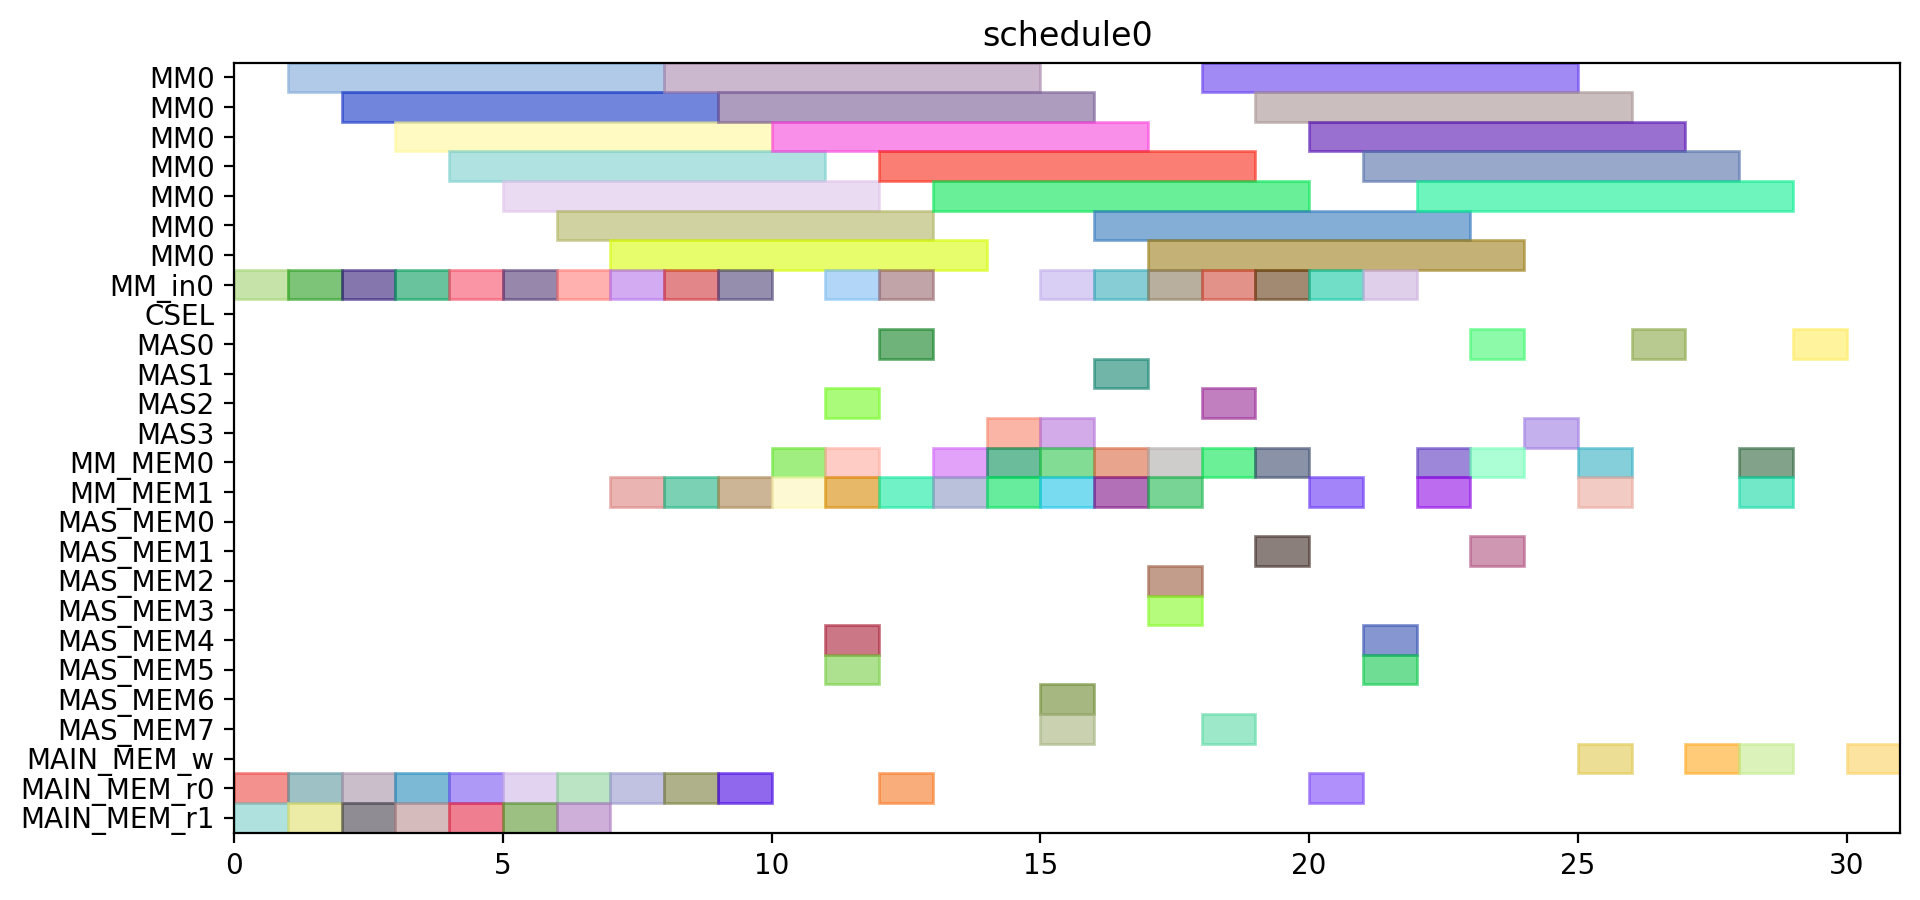

The script that drew this image:
from pyschedule import Scenario, solvers, plotters, alt


def solve():
	horizon = 120
	S = Scenario("schedule0", horizon=horizon)

	# resource
	MM = S.Resources('MM', num=1, size=7)
	MM_in = S.Resources('MM_in', num=1)
	CSEL = S.Resource('CSEL')
	MAS = S.Resources('MAS', num=4, size=1, periods=range(1, horizon))
	MM_MEM = S.Resources('MM_MEM', num=2)
	MAS_MEM = S.Resources('MAS_MEM', num=8)
	MAIN_MEM_w = S.Resource('MAIN_MEM_w', size=1)
	MAIN_MEM_r = S.Resources('MAIN_MEM_r', num=2)

	# result of previous scheduling

	# new tasks
	T1 = S.Task('T1', length=7, delay_cost=1)
	T1 += alt(MM)
	T1_in = S.Task('T1_in', length=1, delay_cost=1)
	T1_in += alt(MM_in)
	S += T1_in*MM_in[0]<=T1*MM[0]
	T1_mem0 = S.Task('T1_mem0', length=1, delay_cost=1)
	T1_mem0 += MAIN_MEM_r[0]
	S += T1_mem0 <= T1

	T1_mem1 = S.Task('T1_mem1', length=1, delay_cost=1)
	T1_mem1 += MAIN_MEM_r[1]
	S += T1_mem1 <= T1

	T2 = S.Task('T2', length=7, delay_cost=1)
	T2 += alt(MM)
	T2_in = S.Task('T2_in', length=1, delay_cost=1)
	T2_in += alt(MM_in)
	S += T2_in*MM_in[0]<=T2*MM[0]
	T2_mem0 = S.Task('T2_mem0', length=1, delay_cost=1)
	T2_mem0 += MAIN_MEM_r[0]
	S += T2_mem0 <= T2

	T2_mem1 = S.Task('T2_mem1', length=1, delay_cost=1)
	T2_mem1 += MAIN_MEM_r[1]
	S += T2_mem1 <= T2

	T3 = S.Task('T3', length=7, delay_cost=1)
	T3 += alt(MM)
	T3_in = S.Task('T3_in', length=1, delay_cost=1)
	T3_in += alt(MM_in)
	S += T3_in*MM_in[0]<=T3*MM[0]
	T3_mem0 = S.Task('T3_mem0', length=1, delay_cost=1)
	T3_mem0 += MAIN_MEM_r[0]
	S += T3_mem0 <= T3

	T3_mem1 = S.Task('T3_mem1', length=1, delay_cost=1)
	T3_mem1 += MAIN_MEM_r[1]
	S += T3_mem1 <= T3

	T4 = S.Task('T4', length=7, delay_cost=1)
	T4 += alt(MM)
	T4_in = S.Task('T4_in', length=1, delay_cost=1)
	T4_in += alt(MM_in)
	S += T4_in*MM_in[0]<=T4*MM[0]
	T4_mem0 = S.Task('T4_mem0', length=1, delay_cost=1)
	T4_mem0 += MAIN_MEM_r[0]
	S += T4_mem0 <= T4

	T4_mem1 = S.Task('T4_mem1', length=1, delay_cost=1)
	T4_mem1 += MAIN_MEM_r[1]
	S += T4_mem1 <= T4

	T5 = S.Task('T5', length=7, delay_cost=1)
	T5 += alt(MM)
	T5_in = S.Task('T5_in', length=1, delay_cost=1)
	T5_in += alt(MM_in)
	S += T5_in*MM_in[0]<=T5*MM[0]
	T5_mem0 = S.Task('T5_mem0', length=1, delay_cost=1)
	T5_mem0 += MAIN_MEM_r[0]
	S += T5_mem0 <= T5

	T5_mem1 = S.Task('T5_mem1', length=1, delay_cost=1)
	T5_mem1 += MAIN_MEM_r[1]
	S += T5_mem1 <= T5

	T6 = S.Task('T6', length=7, delay_cost=1)
	T6 += alt(MM)
	T6_in = S.Task('T6_in', length=1, delay_cost=1)
	T6_in += alt(MM_in)
	S += T6_in*MM_in[0]<=T6*MM[0]
	T6_mem0 = S.Task('T6_mem0', length=1, delay_cost=1)
	T6_mem0 += MAIN_MEM_r[0]
	S += T6_mem0 <= T6

	T6_mem1 = S.Task('T6_mem1', length=1, delay_cost=1)
	T6_mem1 += MAIN_MEM_r[1]
	S += T6_mem1 <= T6

	T7 = S.Task('T7', length=7, delay_cost=1)
	T7 += alt(MM)
	T7_in = S.Task('T7_in', length=1, delay_cost=1)
	T7_in += alt(MM_in)
	S += T7_in*MM_in[0]<=T7*MM[0]
	T7_mem0 = S.Task('T7_mem0', length=1, delay_cost=1)
	T7_mem0 += MAIN_MEM_r[0]
	S += T7_mem0 <= T7

	T7_mem1 = S.Task('T7_mem1', length=1, delay_cost=1)
	T7_mem1 += MAIN_MEM_r[1]
	S += T7_mem1 <= T7

	T8 = S.Task('T8', length=7, delay_cost=1)
	T8 += alt(MM)
	T8_in = S.Task('T8_in', length=1, delay_cost=1)
	T8_in += alt(MM_in)
	S += T8_in*MM_in[0]<=T8*MM[0]
	T8_mem0 = S.Task('T8_mem0', length=1, delay_cost=1)
	T8_mem0 += MAIN_MEM_r[0]
	S += T8_mem0 <= T8

	T8_mem1 = S.Task('T8_mem1', length=1, delay_cost=1)
	T8_mem1 += alt(MM_MEM)
	S += (T1*MM[0])-1 < T8_mem1*MM_MEM[1]
	S += T8_mem1 <= T8

	T9 = S.Task('T9', length=7, delay_cost=1)
	T9 += alt(MM)
	T9_in = S.Task('T9_in', length=1, delay_cost=1)
	T9_in += alt(MM_in)
	S += T9_in*MM_in[0]<=T9*MM[0]
	T9_mem0 = S.Task('T9_mem0', length=1, delay_cost=1)
	T9_mem0 += MAIN_MEM_r[0]
	S += T9_mem0 <= T9

	T9_mem1 = S.Task('T9_mem1', length=1, delay_cost=1)
	T9_mem1 += alt(MM_MEM)
	S += (T1*MM[0])-1 < T9_mem1*MM_MEM[1]
	S += T9_mem1 <= T9

	T10 = S.Task('T10', length=7, delay_cost=1)
	T10 += alt(MM)
	T10_in = S.Task('T10_in', length=1, delay_cost=1)
	T10_in += alt(MM_in)
	S += T10_in*MM_in[0]<=T10*MM[0]
	T10_mem0 = S.Task('T10_mem0', length=1, delay_cost=1)
	T10_mem0 += MAIN_MEM_r[0]
	S += T10_mem0 <= T10

	T10_mem1 = S.Task('T10_mem1', length=1, delay_cost=1)
	T10_mem1 += alt(MM_MEM)
	S += (T3*MM[0])-1 < T10_mem1*MM_MEM[1]
	S += T10_mem1 <= T10

	T11 = S.Task('T11', length=7, delay_cost=1)
	T11 += alt(MM)
	T11_in = S.Task('T11_in', length=1, delay_cost=1)
	T11_in += alt(MM_in)
	S += T11_in*MM_in[0]<=T11*MM[0]
	T11_mem0 = S.Task('T11_mem0', length=1, delay_cost=1)
	T11_mem0 += MAIN_MEM_r[0]
	S += T11_mem0 <= T11

	T11_mem1 = S.Task('T11_mem1', length=1, delay_cost=1)
	T11_mem1 += alt(MM_MEM)
	S += (T3*MM[0])-1 < T11_mem1*MM_MEM[1]
	S += T11_mem1 <= T11

	T12 = S.Task('T12', length=1, delay_cost=1)
	T12 += alt(MAS)
	T12_mem0 = S.Task('T12_mem0', length=1, delay_cost=1)
	T12_mem0 += alt(MM_MEM)
	S += (T4*MM[0])-1 < T12_mem0*MM_MEM[0]
	S += T12_mem0 <= T12

	T12_mem1 = S.Task('T12_mem1', length=1, delay_cost=1)
	T12_mem1 += alt(MM_MEM)
	S += (T2*MM[0])-1 < T12_mem1*MM_MEM[1]
	S += T12_mem1 <= T12

	T13 = S.Task('T13', length=1, delay_cost=1)
	T13 += alt(MAS)
	T13_mem0 = S.Task('T13_mem0', length=1, delay_cost=1)
	T13_mem0 += alt(MM_MEM)
	S += (T4*MM[0])-1 < T13_mem0*MM_MEM[0]
	S += T13_mem0 <= T13

	T13_mem1 = S.Task('T13_mem1', length=1, delay_cost=1)
	T13_mem1 += alt(MM_MEM)
	S += (T2*MM[0])-1 < T13_mem1*MM_MEM[1]
	S += T13_mem1 <= T13

	T15 = S.Task('T15', length=1, delay_cost=1)
	T15 += alt(MAS)
	T15_mem0 = S.Task('T15_mem0', length=1, delay_cost=1)
	T15_mem0 += alt(MM_MEM)
	S += (T7*MM[0])-1 < T15_mem0*MM_MEM[0]
	S += T15_mem0 <= T15

	T15_mem1 = S.Task('T15_mem1', length=1, delay_cost=1)
	T15_mem1 += alt(MM_MEM)
	S += (T7*MM[0])-1 < T15_mem1*MM_MEM[1]
	S += T15_mem1 <= T15

	T14 = S.Task('T14', length=7, delay_cost=1)
	T14 += alt(MM)
	T14_in = S.Task('T14_in', length=1, delay_cost=1)
	T14_in += alt(MM_in)
	S += T14_in*MM_in[0]<=T14*MM[0]
	T14_mem0 = S.Task('T14_mem0', length=1, delay_cost=1)
	T14_mem0 += alt(MAS_MEM)
	S += (T13*MAS[0])-1 < T14_mem0*MAS_MEM[0]
	S += (T13*MAS[1])-1 < T14_mem0*MAS_MEM[2]
	S += (T13*MAS[2])-1 < T14_mem0*MAS_MEM[4]
	S += (T13*MAS[3])-1 < T14_mem0*MAS_MEM[6]
	S += T14_mem0 <= T14

	T14_mem1 = S.Task('T14_mem1', length=1, delay_cost=1)
	T14_mem1 += alt(MAS_MEM)
	S += (T13*MAS[0])-1 < T14_mem1*MAS_MEM[1]
	S += (T13*MAS[1])-1 < T14_mem1*MAS_MEM[3]
	S += (T13*MAS[2])-1 < T14_mem1*MAS_MEM[5]
	S += (T13*MAS[3])-1 < T14_mem1*MAS_MEM[7]
	S += T14_mem1 <= T14

	T16 = S.Task('T16', length=7, delay_cost=1)
	T16 += alt(MM)
	T16_in = S.Task('T16_in', length=1, delay_cost=1)
	T16_in += alt(MM_in)
	S += T16_in*MM_in[0]<=T16*MM[0]
	T16_mem0 = S.Task('T16_mem0', length=1, delay_cost=1)
	T16_mem0 += alt(MM_MEM)
	S += (T1*MM[0])-1 < T16_mem0*MM_MEM[0]
	S += T16_mem0 <= T16

	T16_mem1 = S.Task('T16_mem1', length=1, delay_cost=1)
	T16_mem1 += alt(MM_MEM)
	S += (T8*MM[0])-1 < T16_mem1*MM_MEM[1]
	S += T16_mem1 <= T16

	T17 = S.Task('T17', length=7, delay_cost=1)
	T17 += alt(MM)
	T17_in = S.Task('T17_in', length=1, delay_cost=1)
	T17_in += alt(MM_in)
	S += T17_in*MM_in[0]<=T17*MM[0]
	T17_mem0 = S.Task('T17_mem0', length=1, delay_cost=1)
	T17_mem0 += alt(MM_MEM)
	S += (T8*MM[0])-1 < T17_mem0*MM_MEM[0]
	S += T17_mem0 <= T17

	T17_mem1 = S.Task('T17_mem1', length=1, delay_cost=1)
	T17_mem1 += alt(MAS_MEM)
	S += (T15*MAS[0])-1 < T17_mem1*MAS_MEM[1]
	S += (T15*MAS[1])-1 < T17_mem1*MAS_MEM[3]
	S += (T15*MAS[2])-1 < T17_mem1*MAS_MEM[5]
	S += (T15*MAS[3])-1 < T17_mem1*MAS_MEM[7]
	S += T17_mem1 <= T17

	T18 = S.Task('T18', length=1, delay_cost=1)
	T18 += alt(MAS)
	T18_mem0 = S.Task('T18_mem0', length=1, delay_cost=1)
	T18_mem0 += alt(MM_MEM)
	S += (T5*MM[0])-1 < T18_mem0*MM_MEM[0]
	S += T18_mem0 <= T18

	T18_mem1 = S.Task('T18_mem1', length=1, delay_cost=1)
	T18_mem1 += alt(MM_MEM)
	S += (T9*MM[0])-1 < T18_mem1*MM_MEM[1]
	S += T18_mem1 <= T18

	T19 = S.Task('T19', length=1, delay_cost=1)
	T19 += alt(MAS)
	T19_mem0 = S.Task('T19_mem0', length=1, delay_cost=1)
	T19_mem0 += alt(MM_MEM)
	S += (T5*MM[0])-1 < T19_mem0*MM_MEM[0]
	S += T19_mem0 <= T19

	T19_mem1 = S.Task('T19_mem1', length=1, delay_cost=1)
	T19_mem1 += alt(MM_MEM)
	S += (T9*MM[0])-1 < T19_mem1*MM_MEM[1]
	S += T19_mem1 <= T19

	T21 = S.Task('T21', length=1, delay_cost=1)
	T21 += alt(MAS)
	T21_mem0 = S.Task('T21_mem0', length=1, delay_cost=1)
	T21_mem0 += alt(MM_MEM)
	S += (T6*MM[0])-1 < T21_mem0*MM_MEM[0]
	S += T21_mem0 <= T21

	T21_mem1 = S.Task('T21_mem1', length=1, delay_cost=1)
	T21_mem1 += alt(MM_MEM)
	S += (T10*MM[0])-1 < T21_mem1*MM_MEM[1]
	S += T21_mem1 <= T21

	T24 = S.Task('T24', length=7, delay_cost=1)
	T24 += alt(MM)
	T24_in = S.Task('T24_in', length=1, delay_cost=1)
	T24_in += alt(MM_in)
	S += T24_in*MM_in[0]<=T24*MM[0]
	T24_mem0 = S.Task('T24_mem0', length=1, delay_cost=1)
	T24_mem0 += alt(MM_MEM)
	S += (T11*MM[0])-1 < T24_mem0*MM_MEM[0]
	S += T24_mem0 <= T24

	T24_mem1 = S.Task('T24_mem1', length=1, delay_cost=1)
	T24_mem1 += alt(MAS_MEM)
	S += (T12*MAS[0])-1 < T24_mem1*MAS_MEM[1]
	S += (T12*MAS[1])-1 < T24_mem1*MAS_MEM[3]
	S += (T12*MAS[2])-1 < T24_mem1*MAS_MEM[5]
	S += (T12*MAS[3])-1 < T24_mem1*MAS_MEM[7]
	S += T24_mem1 <= T24

	T20 = S.Task('T20', length=7, delay_cost=1)
	T20 += alt(MM)
	T20_in = S.Task('T20_in', length=1, delay_cost=1)
	T20_in += alt(MM_in)
	S += T20_in*MM_in[0]<=T20*MM[0]
	T20_mem0 = S.Task('T20_mem0', length=1, delay_cost=1)
	T20_mem0 += alt(MAS_MEM)
	S += (T15*MAS[0])-1 < T20_mem0*MAS_MEM[0]
	S += (T15*MAS[1])-1 < T20_mem0*MAS_MEM[2]
	S += (T15*MAS[2])-1 < T20_mem0*MAS_MEM[4]
	S += (T15*MAS[3])-1 < T20_mem0*MAS_MEM[6]
	S += T20_mem0 <= T20

	T20_mem1 = S.Task('T20_mem1', length=1, delay_cost=1)
	T20_mem1 += alt(MAS_MEM)
	S += (T18*MAS[0])-1 < T20_mem1*MAS_MEM[1]
	S += (T18*MAS[1])-1 < T20_mem1*MAS_MEM[3]
	S += (T18*MAS[2])-1 < T20_mem1*MAS_MEM[5]
	S += (T18*MAS[3])-1 < T20_mem1*MAS_MEM[7]
	S += T20_mem1 <= T20

	T22 = S.Task('T22', length=7, delay_cost=1)
	T22 += alt(MM)
	T22_in = S.Task('T22_in', length=1, delay_cost=1)
	T22_in += alt(MM_in)
	S += T22_in*MM_in[0]<=T22*MM[0]
	T22_mem0 = S.Task('T22_mem0', length=1, delay_cost=1)
	T22_mem0 += alt(MAS_MEM)
	S += (T21*MAS[0])-1 < T22_mem0*MAS_MEM[0]
	S += (T21*MAS[1])-1 < T22_mem0*MAS_MEM[2]
	S += (T21*MAS[2])-1 < T22_mem0*MAS_MEM[4]
	S += (T21*MAS[3])-1 < T22_mem0*MAS_MEM[6]
	S += T22_mem0 <= T22

	T22_mem1 = S.Task('T22_mem1', length=1, delay_cost=1)
	T22_mem1 += alt(MAS_MEM)
	S += (T21*MAS[0])-1 < T22_mem1*MAS_MEM[1]
	S += (T21*MAS[1])-1 < T22_mem1*MAS_MEM[3]
	S += (T21*MAS[2])-1 < T22_mem1*MAS_MEM[5]
	S += (T21*MAS[3])-1 < T22_mem1*MAS_MEM[7]
	S += T22_mem1 <= T22

	T23 = S.Task('T23', length=7, delay_cost=1)
	T23 += alt(MM)
	T23_in = S.Task('T23_in', length=1, delay_cost=1)
	T23_in += alt(MM_in)
	S += T23_in*MM_in[0]<=T23*MM[0]
	T23_mem0 = S.Task('T23_mem0', length=1, delay_cost=1)
	T23_mem0 += alt(MAS_MEM)
	S += (T19*MAS[0])-1 < T23_mem0*MAS_MEM[0]
	S += (T19*MAS[1])-1 < T23_mem0*MAS_MEM[2]
	S += (T19*MAS[2])-1 < T23_mem0*MAS_MEM[4]
	S += (T19*MAS[3])-1 < T23_mem0*MAS_MEM[6]
	S += T23_mem0 <= T23

	T23_mem1 = S.Task('T23_mem1', length=1, delay_cost=1)
	T23_mem1 += alt(MAS_MEM)
	S += (T19*MAS[0])-1 < T23_mem1*MAS_MEM[1]
	S += (T19*MAS[1])-1 < T23_mem1*MAS_MEM[3]
	S += (T19*MAS[2])-1 < T23_mem1*MAS_MEM[5]
	S += (T19*MAS[3])-1 < T23_mem1*MAS_MEM[7]
	S += T23_mem1 <= T23

	Z2_new = S.Task('Z2_new', length=7, delay_cost=1)
	Z2_new += alt(MM)
	Z2_new_in = S.Task('Z2_new_in', length=1, delay_cost=1)
	Z2_new_in += alt(MM_in)
	S += Z2_new_in*MM_in[0]<=Z2_new*MM[0]
	S += 0<Z2_new

	Z2_new_w = S.Task('Z2_new_w', length=1, delay_cost=1)
	Z2_new_w += alt(MAIN_MEM_w)
	S += Z2_new <= Z2_new_w

	Z2_new_mem0 = S.Task('Z2_new_mem0', length=1, delay_cost=1)
	Z2_new_mem0 += MAIN_MEM_r[0]
	S += Z2_new_mem0 <= Z2_new

	Z2_new_mem1 = S.Task('Z2_new_mem1', length=1, delay_cost=1)
	Z2_new_mem1 += alt(MM_MEM)
	S += (T14*MM[0])-1 < Z2_new_mem1*MM_MEM[1]
	S += Z2_new_mem1 <= Z2_new

	T25 = S.Task('T25', length=1, delay_cost=1)
	T25 += alt(MAS)
	T25_mem0 = S.Task('T25_mem0', length=1, delay_cost=1)
	T25_mem0 += alt(MM_MEM)
	S += (T20*MM[0])-1 < T25_mem0*MM_MEM[0]
	S += T25_mem0 <= T25

	T25_mem1 = S.Task('T25_mem1', length=1, delay_cost=1)
	T25_mem1 += alt(MM_MEM)
	S += (T20*MM[0])-1 < T25_mem1*MM_MEM[1]
	S += T25_mem1 <= T25

	X2_new = S.Task('X2_new', length=1, delay_cost=1)
	X2_new += alt(MAS)
	S += 0<X2_new

	X2_new_w = S.Task('X2_new_w', length=1, delay_cost=1)
	X2_new_w += alt(MAIN_MEM_w)
	S += X2_new <= X2_new_w

	X2_new_mem0 = S.Task('X2_new_mem0', length=1, delay_cost=1)
	X2_new_mem0 += alt(MM_MEM)
	S += (T22*MM[0])-1 < X2_new_mem0*MM_MEM[0]
	S += X2_new_mem0 <= X2_new

	X2_new_mem1 = S.Task('X2_new_mem1', length=1, delay_cost=1)
	X2_new_mem1 += alt(MM_MEM)
	S += (T24*MM[0])-1 < X2_new_mem1*MM_MEM[1]
	S += X2_new_mem1 <= X2_new

	X1_new = S.Task('X1_new', length=1, delay_cost=1)
	X1_new += alt(MAS)
	S += 0<X1_new

	X1_new_w = S.Task('X1_new_w', length=1, delay_cost=1)
	X1_new_w += alt(MAIN_MEM_w)
	S += X1_new <= X1_new_w

	X1_new_mem0 = S.Task('X1_new_mem0', length=1, delay_cost=1)
	X1_new_mem0 += alt(MM_MEM)
	S += (T23*MM[0])-1 < X1_new_mem0*MM_MEM[0]
	S += X1_new_mem0 <= X1_new

	X1_new_mem1 = S.Task('X1_new_mem1', length=1, delay_cost=1)
	X1_new_mem1 += alt(MM_MEM)
	S += (T17*MM[0])-1 < X1_new_mem1*MM_MEM[1]
	S += X1_new_mem1 <= X1_new

	Z1_new = S.Task('Z1_new', length=1, delay_cost=1)
	Z1_new += alt(MAS)
	S += 0<Z1_new

	Z1_new_w = S.Task('Z1_new_w', length=1, delay_cost=1)
	Z1_new_w += alt(MAIN_MEM_w)
	S += Z1_new <= Z1_new_w

	Z1_new_mem0 = S.Task('Z1_new_mem0', length=1, delay_cost=1)
	Z1_new_mem0 += alt(MM_MEM)
	S += (T16*MM[0])-1 < Z1_new_mem0*MM_MEM[0]
	S += Z1_new_mem0 <= Z1_new

	Z1_new_mem1 = S.Task('Z1_new_mem1', length=1, delay_cost=1)
	Z1_new_mem1 += alt(MAS_MEM)
	S += (T25*MAS[0])-1 < Z1_new_mem1*MAS_MEM[1]
	S += (T25*MAS[1])-1 < Z1_new_mem1*MAS_MEM[3]
	S += (T25*MAS[2])-1 < Z1_new_mem1*MAS_MEM[5]
	S += (T25*MAS[3])-1 < Z1_new_mem1*MAS_MEM[7]
	S += Z1_new_mem1 <= Z1_new

	solvers.mip.solve(S,msg=1,kind='CPLEX',ratio_gap=1.01)

	solution = [['hoge']*len(S.solution()[1]) for i in range(len(S.solution()))]
	for i in range(len(S.solution())):
		for j in range(len(S.solution()[i])):
			solution[i][j]=str(S.solution()[i][j])
	print(solution)

	cycles = int(solution[-1][3])

	pic_file_name = "/home/mfukuda/ABE/multiRAM_multiMAS_16mux/scheduling_result/stage7MM1_stage1MAS4/EP_LADDERMUL/schedule0.png"
	if(S.solution() != []):
		plotters.matplotlib.plot(S,img_filename=pic_file_name, show_task_labels=False, fig_size=(cycles*0.25+3, 5))

	return solution
